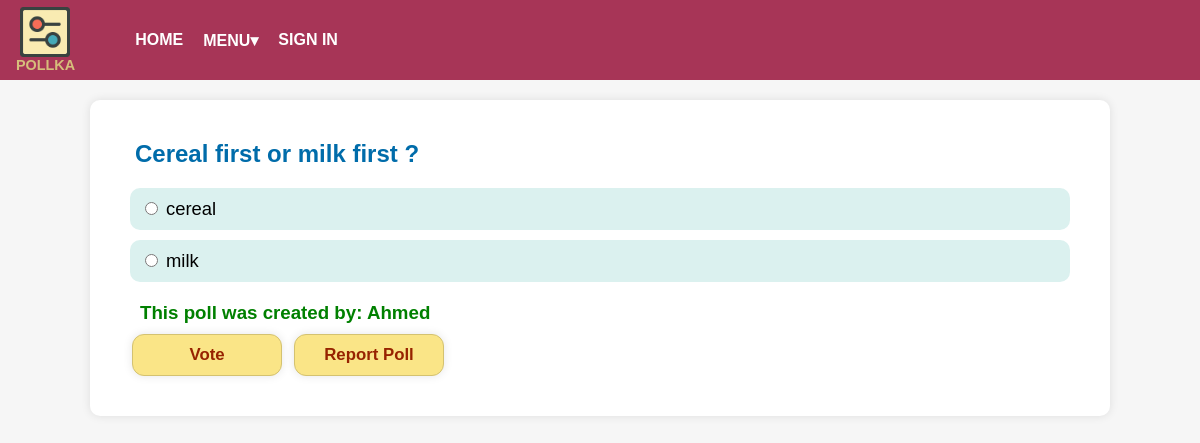
The page /Poll.php?pid=6 on the database its author committed.
### tables this page shows
CREATE TABLE `questions` (
  `qid` int(11) NOT NULL,
  `uid` int(11) NOT NULL,
  `question` varchar(255) NOT NULL,
  `qstatus` varchar(15) NOT NULL,
  `reported` int(11) NOT NULL DEFAULT 0,
  `dueDate` datetime DEFAULT NULL
);

CREATE TABLE `options` (
  `oid` int(11) NOT NULL,
  `qid` int(11) NOT NULL,
  `option` varchar(255) NOT NULL
);

### poll.php (the view, shortened to what this page needs)
<?php
try {
    require('connection.php');
    $pid = $_GET['pid'];
    $sqlPoll = "SELECT * FROM questions WHERE qid = :pid";
    $stmtPoll = $db->prepare($sqlPoll);
    $stmtPoll->bindParam(':pid', $pid);
    $stmtPoll->execute();
    $poll = $stmtPoll->fetch(PDO::FETCH_ASSOC);
    $sqlOptions = "SELECT * FROM options WHERE qid = :pid";
    $stmtOptions = $db->prepare($sqlOptions);
    $stmtOptions->bindParam(':pid', $pid);
    $stmtOptions->execute();
    $sqlUname = "SELECT u.uname
                FROM user u INNER JOIN questions q ON u.uid = q.uid
                WHERE q.qid = :pid";
    $stmtUname = $db->prepare($sqlUname);
    $stmtUname->bindParam(':pid', $pid);
    $stmtUname->execute();
    if ($stmtUname->rowCount() == 1) {
        $unamearray = $stmtUname->fetch();
        $uname = $unamearray[0];
    } else {
        $uname = ("Unavailable");
    }
    $pollEnded = ($poll['qstatus'] == 'Ended') ? true : false;
    $pollDeactivated = ($poll['qstatus'] == 'Deactivated') ? true : false;
    $is_owner = (isset($_SESSION['uid']) && $_SESSION['uid'] == $poll['uid']) ? true : false;
    $voted = false;
?>
    <!DOCTYPE html>
    <html lang="en">
    <head>
        <link rel='stylesheet' href="styles/poll-styles.css">
        <link rel='stylesheet' href="styles/globalStyles.css">
    </head>
    <body class='preload'>
        <?php require('header.php');
        ?>
        <div class='container options'>
            <h2 class='question'><?php echo $poll['question']; ?></h2>
            <?php
            if ($stmtOptions->rowCount() > 0) {
                $hasOptions = true;
                echo "<form name='pollForm' id='pollForm'>";
                if (!$pollEnded) {
                    foreach ($stmtOptions as $option) {
                        echo "<div class='poll-option'>";
                        echo "<input type='radio' name='option' id='{$option['oid']} radio_opt' value='{$option['oid']}'>";
                        echo "<label for='{$option['oid']}'>{$option['option']}</label>";
                        echo "</div>";
                    }
                }
            } else {
                $hasOptions = false;
            }
            ?>
            </form>
            <div class="opt_btns">
                <?php
                if ($is_owner) {
                    echo "<h3 style='color:green;'>This poll was created by you, $uname.</h3>";
                } else {
                    echo "<h3 style='color:green;'>This poll was created by: $uname</h3>";
                }
                if ($hasOptions && !$voted && !$pollEnded && !$pollDeactivated) {
                    echo "<button class='opt_btn vote_btn' onclick='vote()'>Vote</button>";
                }
                if (!$pollDeactivated && !(isset($_SESSION['reported']) && $_SESSION['reported'] = true)) {
                    echo "<button class='opt_btn report_btn' id='report_btn' onclick='reportPoll()'>Report Poll</button>";
                }
                ?>
            </div>
        </div>
    </body>
    </html>
<?php } catch (PDOException $E) {
    die("Error occured!");
}
?>

### styles/poll-styles.css (style rules this page uses)
* { box-sizing: border-box; }
body { background: #f4f4f4cc; background-repeat: no-repeat; background-size: cover; min-width: 500px; min-height: 580px; margin: 0; padding: 0; font-family: 'Helvetica', sans-serif ; }
.container { width: 85% ; margin: 20px auto; background-color: #fff; padding: 20px; box-shadow: 0 0 10px rgba(0, 0, 0, 0.1); border-radius: 10px; }
.button-container .button, .opt_btn { display: inline-block; text-align: center; min-width: 95px; background-color:#fae587; box-shadow: 0 0 10px rgba(0, 0, 0, 0.1); color:#972300; padding: 10px; margin-left: 12px; border-radius: 12px; font-size: 1.05rem; font-weight: 600; transition-duration: 0.5s; }
.opt_btns { margin: 20px 10px; }
.opt_btns h3 { margin: 0 0 10px 20px; }
.opt_btn { min-width: 150px; border: #d4c270 0.5px solid; transition-duration: 0.5s; }
h2.question { margin-left: 25px; color: #006caa; }
.poll-option { background-color: #dbf1ef; margin: 10px 20px; padding: 10px; border-radius: 10px; }
.options label { font-size: 1.15rem; margin-left: 5px; }

### styles/header.css (style rules this page uses)
* { box-sizing: border-box; }

### rows shown on the page
questions: question "Cereal first or milk first ?"
options: option "cereal"
options: option "milk"

### other values the page prints
$uname "Ahmed"
